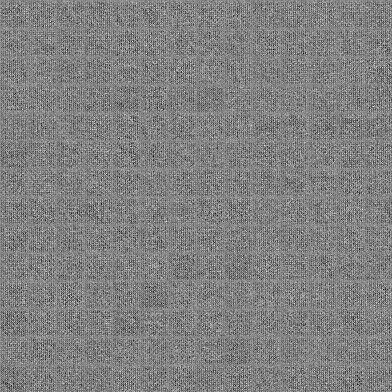
#> input picture GAN-MNIST/vis/sample_0000.jpg, 392 x 392 px
$ python -i util.py   (imports and definitions only)   (older library calls are emulated)
#> lines starting #> are read from the running program, lines starting #| are printed output that depends on the picture
import cv2
import scipy.misc
import numpy as np
import os

# [7 lines left out: function OneHot, not called in this run]


def crop_resize(image_path, resize_shape=(64,64)):
#> called with image_path = 'vis/sample_0000.jpg', resize_shape = (64, 64)
    image = cv2.imread(image_path)
#> image is the input picture: shape (392, 392, 3); min 0, max 255, mean 128.5
    height, width, channel = image.shape
#> height = 392; width = 392; channel = 3

    if width == height:
        resized_image = cv2.resize(image, resize_shape)
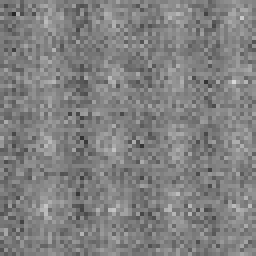
#> resized_image: shape (64, 64, 3) (shown 4 times larger); min 38, max 216, mean 128.4
    elif width > height:
        resized_image = cv2.resize(image, (int(width * float(resize_shape[0])//height), resize_shape[1]))
        cropping_length = int( (resized_image.shape[1] - resize_shape[0]) // 2)
        resized_image = resized_image[:,cropping_length:cropping_length+resize_shape[1]]
    else:
        resized_image = cv2.resize(image, (resize_shape[0], int(height * float(resize_shape[1])/width)))
        cropping_length = int( (resized_image.shape[0] - resize_shape[1]) // 2)
        resized_image = resized_image[cropping_length:cropping_length+resize_shape[0], :]

    return resized_image/127.5 - 1

# [39 lines left out: functions save_visualization, save_data_set, save_data_set_3C, not called in this run]

>>> result = crop_resize('vis/sample_0000.jpg')

$ run again, on GAN-MNIST/vis/sample_0001.jpg
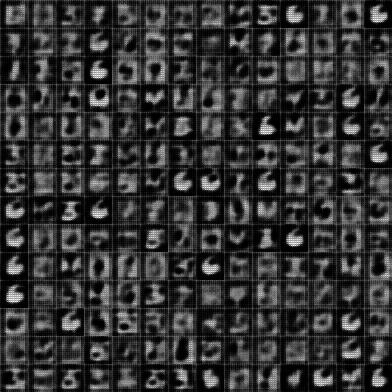
#> input picture GAN-MNIST/vis/sample_0001.jpg, 392 x 392 px
#> in crop_resize, image is the input picture: shape (392, 392, 3); min 0, max 255, mean 53
#> in crop_resize, `resized_image = cv2.resize(image, resize_shape)`:
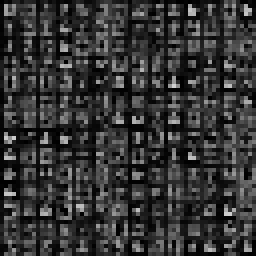
#> resized_image: shape (64, 64, 3) (shown 4 times larger); min 0, max 208, mean 52.6
#> in crop_resize, `return resized_image/127.5 - 1`:
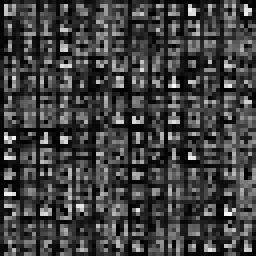
#> returned value: shape (64, 64, 3) float64 (shown 4 times larger); min -1, max 0.631, mean -0.587; drawn with min black and max white

$ run again, on GAN-MNIST/vis/sample_0002.jpg
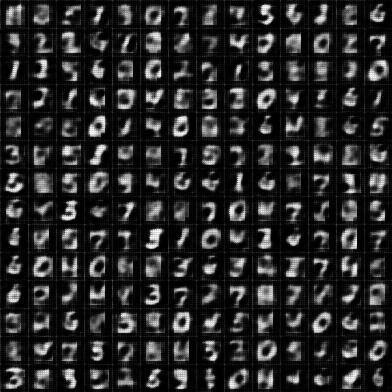
#> input picture GAN-MNIST/vis/sample_0002.jpg, 392 x 392 px
#> in crop_resize, image is the input picture: shape (392, 392, 3); min 0, max 255, mean 41.3
#> in crop_resize, `resized_image = cv2.resize(image, resize_shape)`:
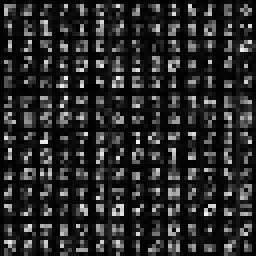
#> resized_image: shape (64, 64, 3) (shown 4 times larger); min 0, max 244, mean 41.2
